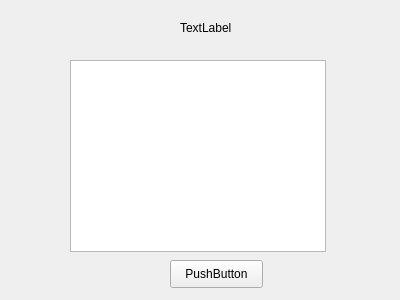
<?xml version="1.0" encoding="UTF-8"?>
<ui version="4.0">
 <class>Widget</class>
 <widget class="QWidget" name="Widget">
  <property name="geometry">
   <rect>
    <x>0</x>
    <y>0</y>
    <width>400</width>
    <height>300</height>
   </rect>
  </property>
  <property name="windowTitle">
   <string>Form</string>
  </property>
  <widget class="QListWidget" name="listWidget">
   <property name="geometry">
    <rect>
     <x>70</x>
     <y>60</y>
     <width>256</width>
     <height>192</height>
    </rect>
   </property>
  </widget>
  <widget class="QPushButton" name="fetchButton">
   <property name="geometry">
    <rect>
     <x>170</x>
     <y>260</y>
     <width>93</width>
     <height>28</height>
    </rect>
   </property>
   <property name="text">
    <string>PushButton</string>
   </property>
  </widget>
  <widget class="QLabel" name="label">
   <property name="geometry">
    <rect>
     <x>180</x>
     <y>20</y>
     <width>55</width>
     <height>16</height>
    </rect>
   </property>
   <property name="text">
    <string>TextLabel</string>
   </property>
  </widget>
 </widget>
 <resources/>
 <connections/>
</ui>
